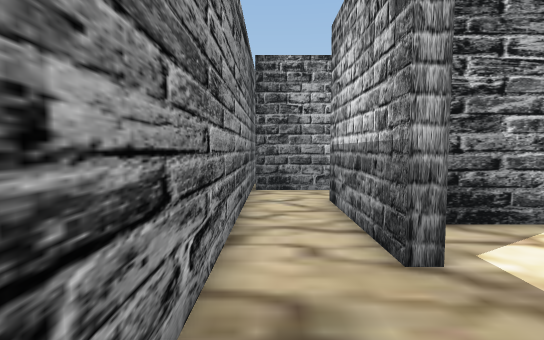
[1] (above)

24 first-person views from a walk through a Unity game level. The camera is 1.5 m above the floor, tilts 4° down and sees 85° across. The floor is counted in squares, 1 m on a side. Each view is taken from the middle of a square. On the plan, view 1 faces up. The plan holds only what a view shows up to about 15 squares ahead; the rest is blank. The place goes on beyond the plan. The player is left out. Some surface patterns are stand-ins.

[2]
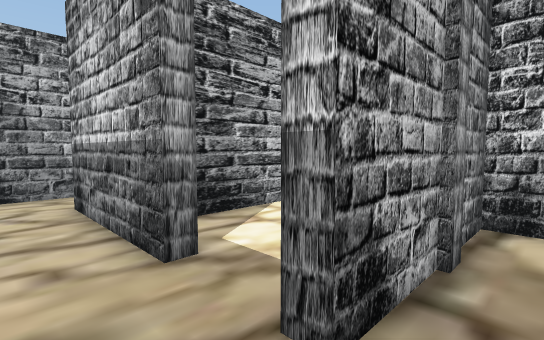

[3]
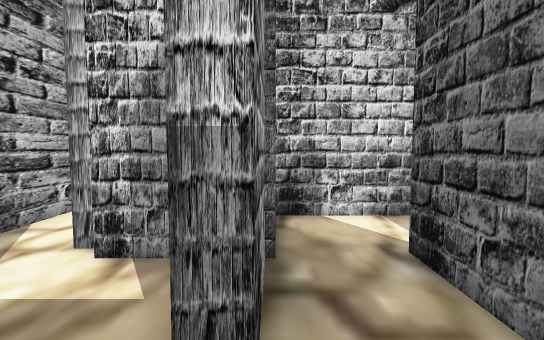

[4]
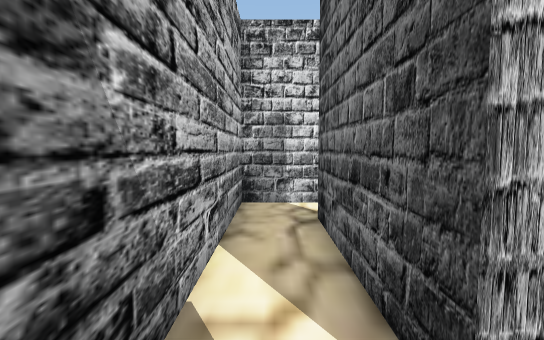

[5]
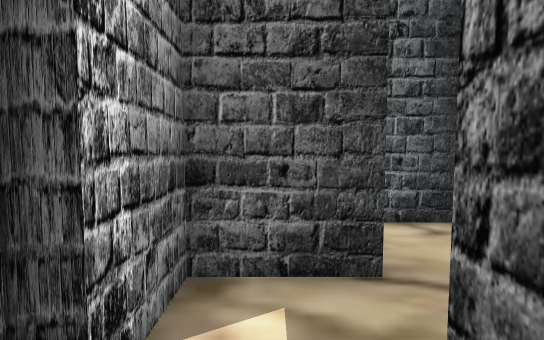

[6]
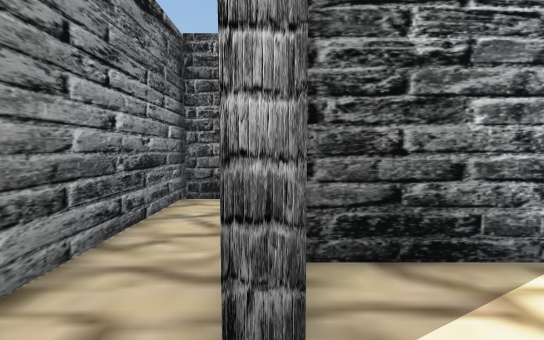

[7]
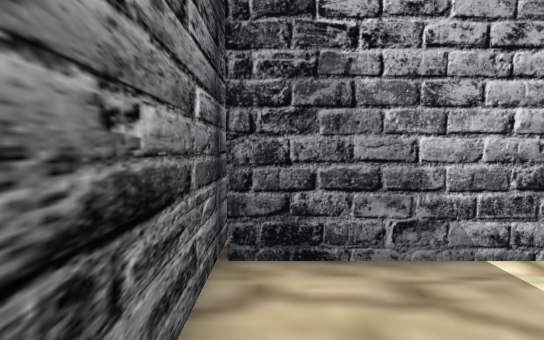

[8]
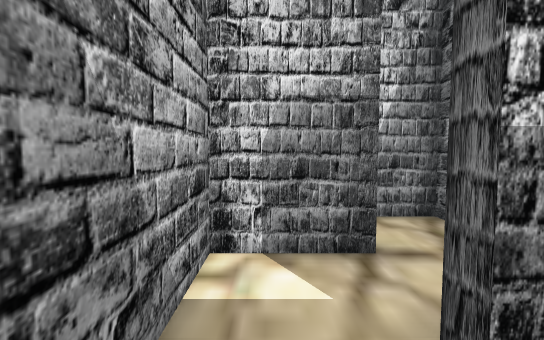

[9]
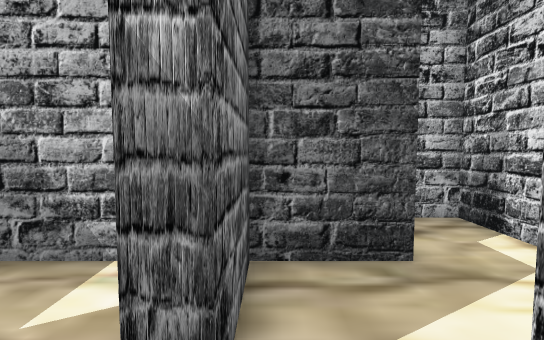

[10]
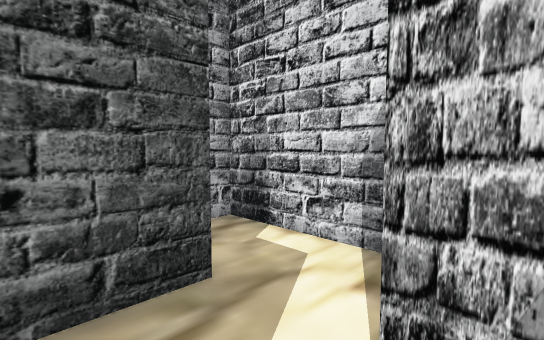

[11]
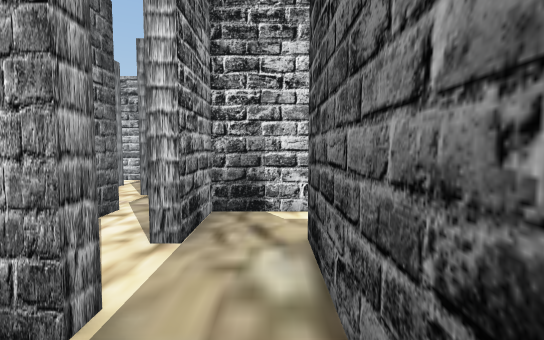

[12]
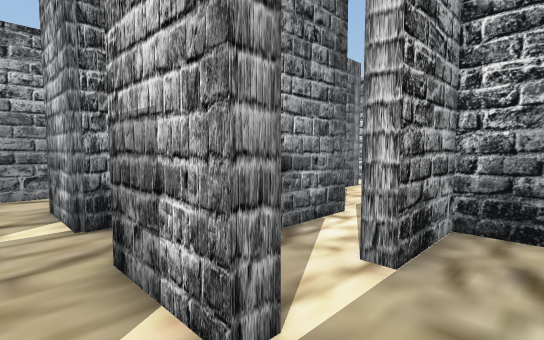

[13]
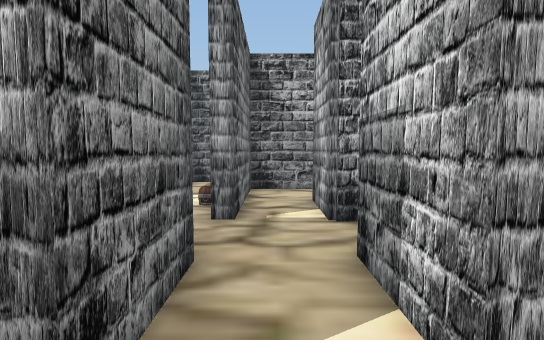

[14]
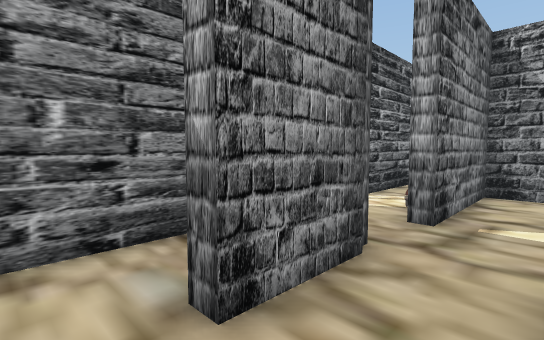

[15]
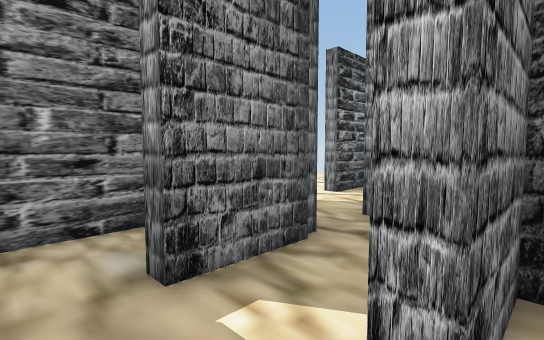

[16]
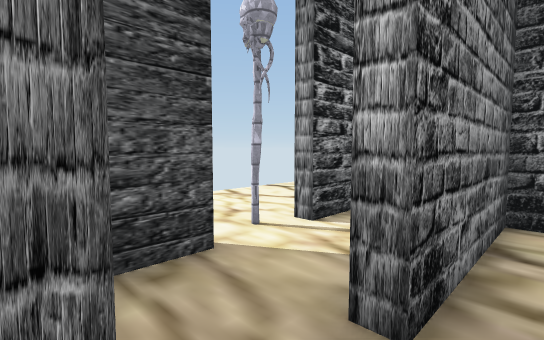

[17]
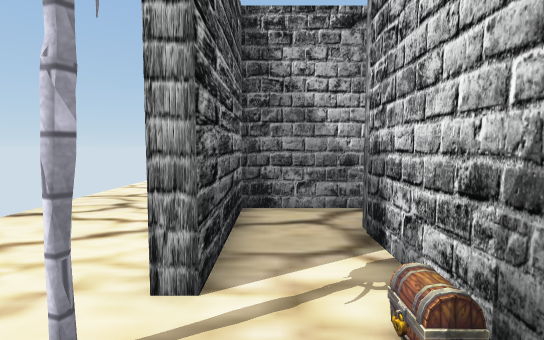

[18]
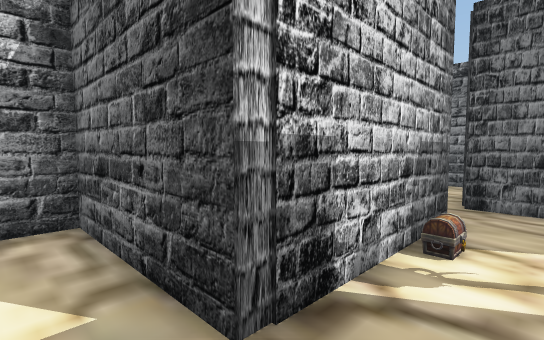

[19]
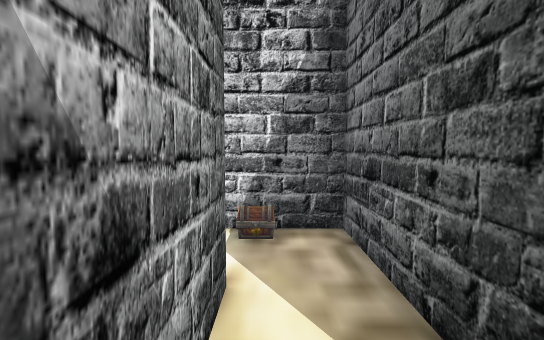

[20]
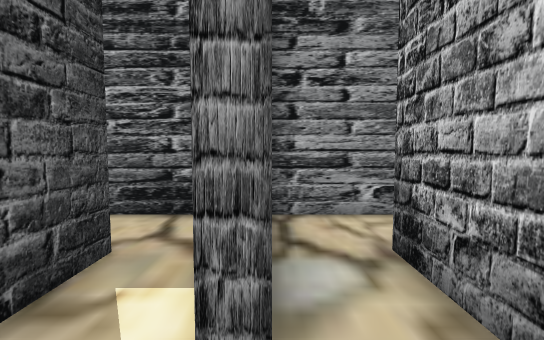

[21]
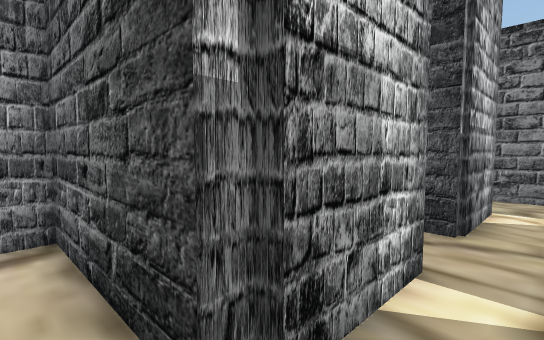

[22]
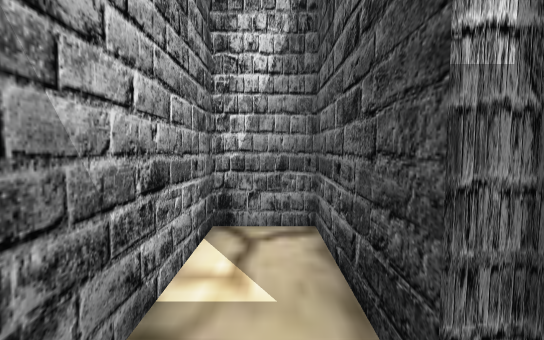

[23]
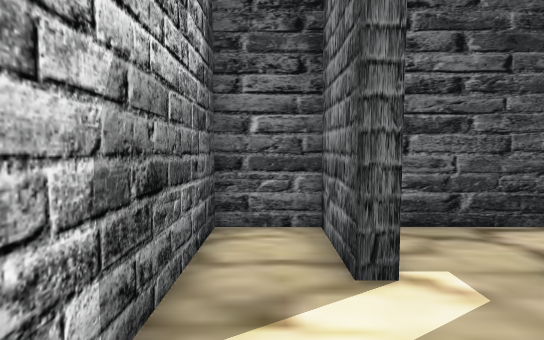

[24]
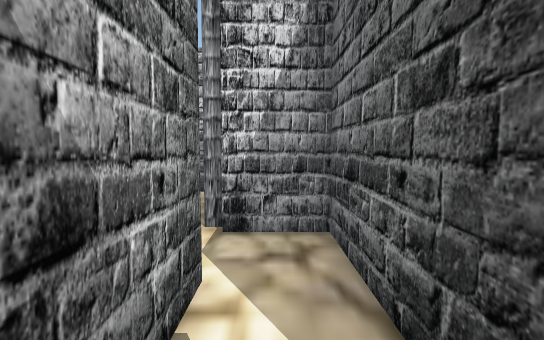

### Floor plan
Points are (right, up) in squares from view 1. A wall is a line through its corners. A room is listed if a view was taken in it or the views show most of it. See-through windows are left out.
Room 1 (views 1, 2, 3)
walls: (-0.8, -1) (4.2, -1); (6.6, -2.2) (6.6, 1.1) (1.7, 1.1) (1.7, 1.6)
ways out: opening at (0.5, 1) to room 4; opening at (5.5, -1)
Room 2 (views 4, 5)
walls: (4, 3.5) (4.4, 3.5) (4.4, 4) (9.5, 4); (2.2, 4.2) (2.2, 3.7); (11.3, 3.6) (11.3, 5.8) (2.4, 5.8)
ways out: opening at (3, 4) to room 3; opening at (10, 4)
Room 3 (view 6)
walls: (2.2, 3.7) (1.7, 3.7); (1.7, 1.6) (4, 1.6) (4, 3.5)
ways out: opening at (3, 4) to room 2; opening at (2, 2.5) to room 4
Room 4 (views 7, 8)
walls: (1.7, 3.7) (1.7, 8.7); (-0.7, 10.9) (-0.7, 0.8); (1.6, 10.9) (-0.6, 10.9)
ways out: opening at (0.5, 1) to room 1; opening at (2, 2.5) to room 3; opening at (2, 9.5) to room 11
Room 5 (views 9, 10, 14, 15, 23)
walls: (7, 10.9) (4.7, 10.9) (4.7, 8.5) (4.2, 8.5); (3.6, 11.4) (7, 11.4); (4.7, 13.6) (4.2, 13.6); (2.8, 6.3) (6.6, 6.3) (6.6, 8.7) (7, 8.7) (7, 6.3) (9.1, 6.3) (9.1, 13.6) (6.6, 13.6)
ways out: opening at (4.5, 12.5) to room 6; opening at (6, 14) to room 10; opening at (4.5, 7.5) to room 11
Room 6 (views 11, 12, 13, 16)
walls: (4.2, 13.6) (4.2, 16.3); (2, 16.3) (2, 13.4) (1.4, 13.4); (2.6, 11.4) (3.6, 11.4)
ways out: opening at (4.5, 12.5) to room 5; opening at (3, 18) to room 9; opening at (2, 12.5) to room 12; opening at (4, 17)
Room 7 (views 17, 18, 19)
walls: (1.7, 18.3) (1.7, 23.6) (6.6, 23.6) (6.6, 25.9); (-0.7, 18.6) (-0.7, 17); (4.2, 25.5) (-0.7, 25.5) (-0.7, 21); (0.2, 16.3) (2, 16.3)
ways out: opening at (5.5, 26) to room 8; opening at (2, 17.5) to room 9; opening at (-1, 19)
Room 8 (view 20)
walls: (4.1, 27.8) (1.6, 27.8); (4.2, 26) (4.2, 25.5); (-0.7, 28.9) (-0.7, 26)
ways out: opening at (5.5, 26) to room 7
Room 9 (views 21, 22)
walls: (4.4, 20.6) (4.4, 21.1) (8.7, 21.1) (8.7, 23.1) (2.2, 23.1) (2.2, 18.3) (1.7, 18.3); (4.2, 18.3) (4.2, 20.8)
ways out: opening at (3, 18) to room 6; opening at (2, 17.5) to room 7
Room 10 (view 24)
walls: (7, 13.9) (11.3, 13.9) (11.3, 16); (9.4, 15.8) (6.8, 15.8); (6.6, 13.6) (6.6, 14); (4.7, 15.9) (4.7, 13.6)
ways out: opening at (6, 14) to room 5; opening at (10, 16)
Room 11 (no view inside)
walls: (4.2, 8.5) (4.2, 10.9) (1.6, 10.9); (1.7, 8.7) (2.2, 8.7)
ways out: opening at (2, 9.5) to room 4; opening at (4.5, 7.5) to room 5
Room 12 (no view inside)
walls: (-0.7, 14.6) (-0.7, 10.9)
ways out: opening at (2, 12.5) to room 6

Positions as (right, up) in squares from view 1, and headings:
1: (0, 0), facing up
2: (0, 0), facing up-right
3: (0, 1), facing right
4: (3, 5), facing right
5: (3, 5), facing down
6: (2, 2), facing up
7: (0, 7), facing up
8: (0, 10), facing right
9: (5, 7), facing up
10: (5, 8), facing up-right
11: (2, 12), facing right
12: (3, 12), facing up-right
13: (3, 12), facing up
14: (4, 12), facing up-left
15: (5, 12), facing up-left
16: (3, 16), facing up-left
17: (0, 18), facing up
18: (0, 25), facing down-right
19: (1, 25), facing right
20: (6, 26), facing left
21: (3, 22), facing down-right
22: (3, 22), facing right
23: (8, 12), facing down
24: (6, 15), facing right
